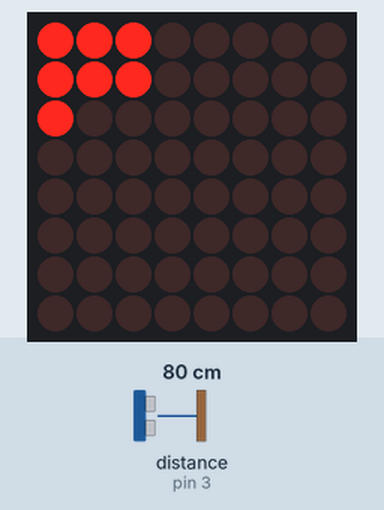
Simulated run of this sketch. Board: Arduino Uno, built with avr-gcc and run on an emulated ATmega328P. Parts: 8×8 LED matrix. Wiring (inferred from the names in the program): ultrasonic range finder: trigger pin 2; echo pin 3. The inputs (shaded band) are chosen by the test bench; at power-on: distance to the obstacle (sensor on pin 3) 80 cm. The echo pulse lasts 58.3 µs per cm; what the sketch prints to the serial monitor is not drawn.

Above: at 1.0 s.
1.3 s: distance to the obstacle (sensor on pin 3) set to 2 cm
At 1.64 s:
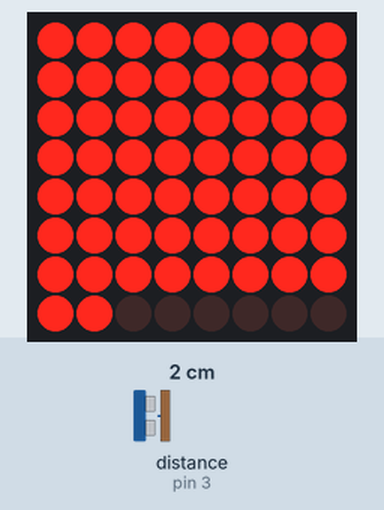
3.8 s: distance to the obstacle (sensor on pin 3) set to 18 cm
At 4.44 s:
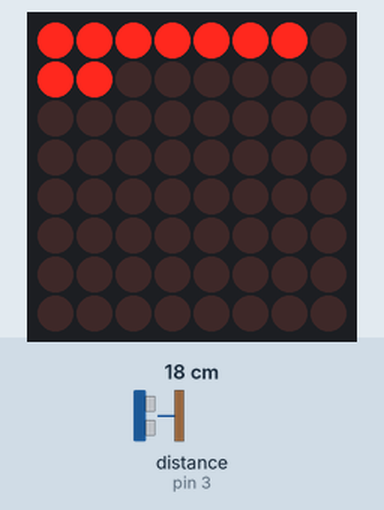
6.8 s: distance to the obstacle (sensor on pin 3) set to 35 cm
At 7.0 s:
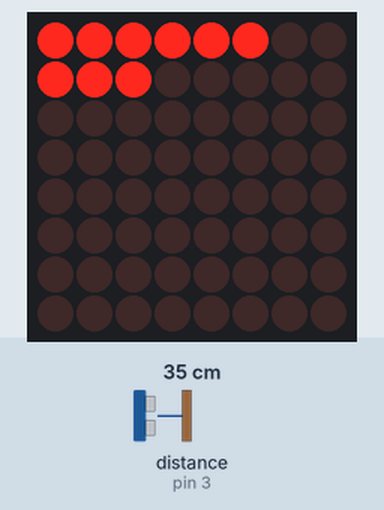
9.6 s: distance to the obstacle (sensor on pin 3) set to 60 cm
At 10.08 s:
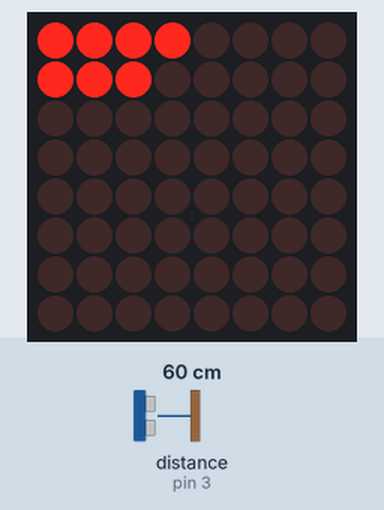

Measured:
- after the input at 1.3 s, the display: first differs from a run without the input after 0.33 s (image 1)
- after the input at 3.8 s, the display: first differs from a run without the input after 0.53 s (image 2)
- after the input at 6.8 s, the display: changes after 0.13 s (image 3)
- after the input at 9.6 s, the display: first differs from a run without the input after 0.47 s (image 4)

The sketch:

sketch_feb8c.ino
```cpp
#include "LedControl.h"

const int trigPin = 2;
const int echoPin = 3;
long duration;
int distance;
/*
 Now we need a LedControl to work with.
 ***** These pin numbers will probably not work with your hardware *****
 pin 12 is connected to the DataIn
 pin 11 is connected to the CLK
 pin 10 is connected to LOAD
 We have only a single MAX72XX.
 */

char val;
LedControl lc=LedControl(12,11,10,1);

/* we always wait a bit between updates of the display */
unsigned long delaytime=100;

void setup() {
  /*
   The MAX72XX is in power-saving mode on startup,
   we have to do a wakeup call
   */
  lc.shutdown(0,false);
  /* Set the brightness to a medium values */
  lc.setIntensity(0,3);
  /* and clear the display */
  lc.clearDisplay(0);

  Serial.begin(9600);
  pinMode(trigPin, OUTPUT); // Sets the trigPin as an Output
  pinMode(echoPin, INPUT);
}

/*
 This method will display the characters for the
 word "Arduino" one after the other on the matrix.
 (you need at least 5x7 leds to see the whole chars)
 */


/*
  This function lights up a some Leds in a column.
 The pattern will be repeated on every column.
 The pattern will blink along with the column-number.
 column number 4 (index==3) will blink 4 times etc.
 */


/*
 This function will light up every Led on the matrix.
 The led will blink along with the row-number.
 row number 4 (index==3) will blink 4 times etc.
 */
// void single() {
//   for(int row=0;row<8;row++) {
//     for(int col=0;col<8;col++) {
//       delay(delaytime);
//       lc.setLed(0,row,col,true);
//       delay(delaytime);
//       for(int i=0;i<col;i++) {
//         lc.setLed(0,row,col,false);
//         delay(delaytime);
//         lc.setLed(0,row,col,true);
//         delay(delaytime);
//       }
//     }
//   }
// }

int sense = 8;
bool ya = true;

void loop() {

  lc.shutdown(0,false);

  digitalWrite(trigPin, LOW);
  delayMicroseconds(2);
  // Sets the trigPin on HIGH state for 10 micro seconds
  digitalWrite(trigPin, HIGH);
  delayMicroseconds(10);
  digitalWrite(trigPin, LOW);
  // Reads the echoPin, returns the sound wave travel time in microseconds
  duration = pulseIn(echoPin, HIGH);
  // Calculating the distance
  distance = duration * 0.034 / 2;
  // Prints the distance on the Serial Monitor
  //Serial.print("Distance: ");
  // Serial.println(distance);

  int k = map(distance,0,100,8,1);

  // sense = random(8);
  // Serial.println(sense);

  for(int i= 0 ; i< k; i++){

    for(int j=0; j< k; j++){

      lc.setLed(0,i,j,true);
      delay(5);
      Serial.println(k);      //lc.setLed(0,i,j,false);
      // lc.setLed(0,i,j,false);
    }
  }
  // lc.shutdown(0,true);
  lc.clearDisplay(0);


}
```
